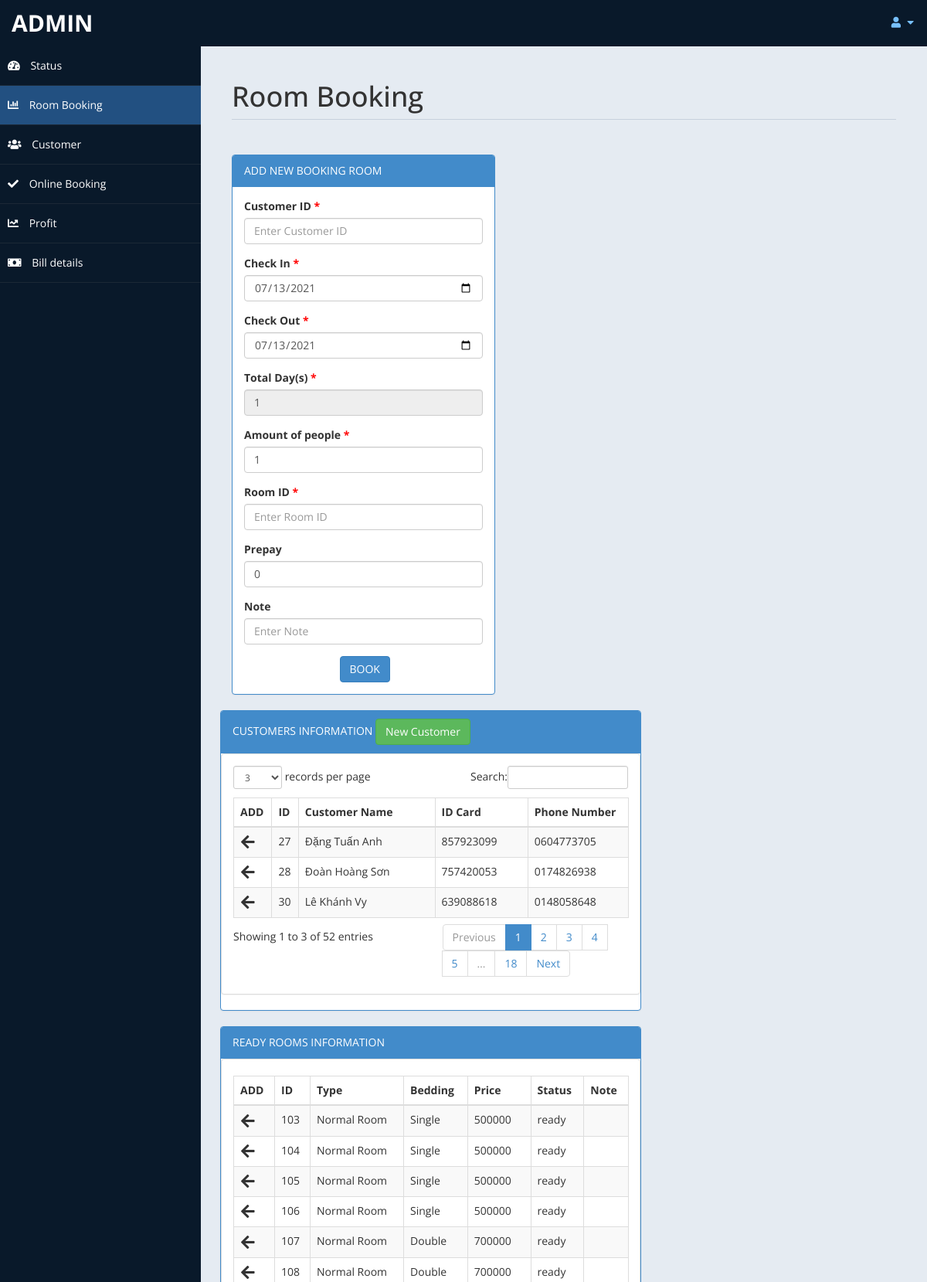
The page /HotelManagement/roombooking.php (signed in, upper part) on the database its author committed.
### tables this page shows
CREATE TABLE `customer` (
  `customerID` int(11) NOT NULL AUTO_INCREMENT,
  `customerName` text NOT NULL,
  `idCard` varchar(20) NOT NULL,
  `gender` text NOT NULL,
  `address` text NOT NULL,
  `phoneNumber` varchar(15) NOT NULL,
  `nationality` text NOT NULL,
  `email` text DEFAULT NULL,
  `note` text DEFAULT NULL,
  PRIMARY KEY (`customerID`)
);

CREATE TABLE `room` (
  `roomID` int(100) NOT NULL,
  `type` text NOT NULL,
  `bedding` text NOT NULL,
  `price` float NOT NULL,
  `status` text NOT NULL,
  `note` text DEFAULT NULL,
  PRIMARY KEY (`roomID`)
);

### HotelManagement/roombooking.php (the view, shortened to what this page needs)
<!DOCTYPE html>
<html xmlns="http://www.w3.org/1999/xhtml">
<head>
    <link href="assets/css/bootstrap.css" rel="stylesheet" />
    <link href="assets/css/font-awesome.css" rel="stylesheet" />
    <link rel="stylesheet" href="https://cdnjs.cloudflare.com/ajax/libs/font-awesome/5.15.3/css/all.min.css"
 />
    <link href="assets/js/morris/morris-0.4.3.min.css" rel="stylesheet" />
    <link href="assets/css/custom-styles.css" rel="stylesheet" />
    <link href="assets/css/new-style.css" rel="stylesheet" />
    <link href="assets/js/dataTables/dataTables.bootstrap.css" rel="stylesheet" />
</head>
<body>
    <div id="wrapper" style="height: auto; content: auto">
        <nav class="navbar navbar-default top-navbar" role="navigation">
            <div class="navbar-header">
                <a class="navbar-brand" href="home.php"> <?php echo $_SESSION["user"]; ?> </a>
            </div>
            <ul class="nav navbar-top-links navbar-right">
                <li class="dropdown">
                    <a class="dropdown-toggle" data-toggle="dropdown" href="#" aria-expanded="false">
                        <i class="fa fa-user fa-fw"></i> <i class="fa fa-caret-down"></i>
                    </a>
                </li>
            </ul>
        </nav>
        <nav class="navbar-default navbar-side" role="navigation">
            <div class="sidebar-collapse">
                <ul class="nav" id="main-menu">
                    <li>
                        <a href="home.php"><i class="fas fa-tachometer-alt"></i> Status</a>
                    </li>
                    <li>
                        <a class="active-menu" href="roombooking.php"><i class="fa fa-bar-chart-o"></i> Room Booking</a>
                    </li>
                    <li>
                        <a href="customer.php"><i class="fas fa-users"></i> Customer</a>
                    </li>
                    <li>
                        <a href="checkonlinebooking.php"><i class="fas fa-check"></i> Online Booking</a>
                    </li>
                    <li>
                        <a href="profit.php"><i class="fas fa-chart-line"></i> Profit</a>
                    </li>
                    <li>
                        <a href="billdetail.php"><i class="fas fa-money-bill"></i> Bill details</a>
                    </li>
                </ul>
            </div>
        </nav>
        <div id="page-wrapper">
            <div id="page-inner">
                <div class="row">
                    <div class="col-md-12">
                        <h1 class="page-header">
                            Room Booking
                        </h1>
                    </div>
                </div>
                <div class="row">
                    <div class="col-md-5 col-sm-5">
                        <div class="panel panel-primary">
                            <div class="panel-heading">
                                ADD NEW BOOKING ROOM
                            </div>
                            <div class="panel-body">
                                <form method="post">
                                    <div class="form-group">
                                        <label>Customer ID<span class="notnull"> *</span></label>
                                        <input type="text" name="newcusid" class="form-control" id="customerID"
                                            placeholder="Enter Customer ID">
                                    </div>
                                    <div class="form-group">
                                        <label>Check In<span class="notnull"> *</span></label>
                                        <input type="date" id="checkin" onchange="dayCountandCheck()" name="newcheckin"
                                            value="<?php echo date('Y-m-d'); ?>" min="<?php echo date('Y-m-d'); ?>"
                                            class="form-control" placeholder="Enter Date">
                                    </div>
                                    <div class="form-group">
                                        <label>Check Out<span class="notnull"> *</span></label>
                                        <input type="date" id="checkout" onchange="dayCountandCheck()"
                                            name="newcheckout" value="<?php echo date('Y-m-d'); ?>"
                                            min="<?php echo date('Y-m-d'); ?>" class="form-control"
                                            placeholder="Enter Date">
                                    </div>
                                    <div class="form-group">
                                        <label>Total Day(s)<span class="notnull"> *</span></label>
                                        <input type="number" id="newdays" name="newdays" value="1" class="form-control"
                                            placeholder="" readonly>
                                    </div>
                                    <div class="form-group">
                                        <label>Amount of people<span class="notnull"> *</span></label>
                                        <input type="number" name="newpeople" class="form-control"
                                            placeholder="Enter Amount of people" value="1">
                                    </div>
                                    <div class="form-group">
                                        <label>Room ID<span class="notnull"> *</span></label>
                                        <input type="text" id="room" name="newroom" class="form-control"
                                            placeholder="Enter Room ID">
                                    </div>
                                    <div class="form-group">
                                        <label>Prepay</label>
                                        <input type="number" name="newprepay" class="form-control"
                                            placeholder="Enter Prepay" value="0">
                                    </div>
                                    <div class="form-group">
                                        <label>Note</label>
                                        <input type="text" name="newnote" class="form-control" placeholder="Enter Note">
                                    </div>
                                    <input type="submit" name="book" value="BOOK" class="btn btn-primary"
                                        style="margin-left: 40%;">
                                </form>
                                <?php
							    include('db.php');
							?>
                            </div>
                        </div>
                    </div>
                    <div class="row">
                        <div class="col-md-6 col-sm-6">
                            <div class="panel panel-primary">
                                <div class="panel-heading">
                                    CUSTOMERS INFORMATION<a href="customer.php">
                                        <button class="btn btn-success" type="button">
                                            New Customer
                                        </button>
                                    </a>
                                </div>
                                <div class="panel panel-default">
                                    <div class="panel-body">
                                        <div class="table-responsive">
                                            <table class="table table-striped table-bordered table-hover"
                                                id="dataTables-example">
                                                <thead>
                                                    <tr>
                                                        <th>ADD</th>
                                                        <th>ID</th>
                                                        <th>Customer Name</th>
                                                        <th>ID Card</th>
                                                        <th>Phone Number</th>
                                                    </tr>
                                                </thead>
                                                <tbody>
                                                    <?php
                                            $tsql = "SELECT `customerID`, `customerName`, `idCard`, `phoneNumber` FROM `customer`";
                                            $tresult = mysqli_query($conn,$tsql);
                                            while($trow=mysqli_fetch_array($tresult) )
                                            {
                                                $customerID = $trow['customerID'];
                                                $customerName = $trow['customerName'];
                                                $idCard = $trow['idCard'];
                                                $phoneNumber = $trow['phoneNumber'];
                                                echo"<tr>
                                                    <th><i class='btn fas fa-arrow-left' style='padding: 0; font-size:20px;' onclick='add_customerID_to_form($customerID)'></i></th>
                                                    <td>".$customerID."</td>
                                                    <td>".$customerName."</td>
                                                    <td>".$idCard."</td>
                                                    <td>".$phoneNumber."</td>
                                                    </tr>";
                                            }
									?>
                                                </tbody>
                                            </table>
                                        </div>
                                    </div>
                                </div>
                            </div>
                        </div>
                        <div class="col-md-6 col-sm-6" style="max-height:500px;min-height=300px">
                            <div class="panel panel-primary">
                                <div class="panel-heading">
                                    READY ROOMS INFORMATION
                                </div>
                                <div class="panel panel-default">
                                    <div class="panel-body">
                                        <div class="table-responsive">
                                            <table class="table table-striped table-bordered table-hover"
                                                id="dataTables-example1">
                                                <thead>
                                                    <tr>
                                                        <th>ADD</th>
                                                        <th>ID</th>
                                                        <th>Type</th>
                                                        <th>Bedding</th>
                                                        <th>Price</th>
                                                        <th>Status</th>
                                                        <th>Note</th>
                                                    </tr>
                                                </thead>
                                                <tbody>
                                                    <?php
                                        $sql = "select * from room where status='ready'";
                                        $result = mysqli_query($conn,$sql);
										while($row= mysqli_fetch_array($result))
										{
                                            $roomid = $row['roomID'];
											$roomtype = $row['type'];
											$roombed = $row['bedding'];
                                            $roomprice = $row['price'];
                                            $roomstatus = $row['status'];
                                            $roomnote = $row['note'];
                                            echo "<tr>
                                                <th><i class='btn fas fa-arrow-left' style='padding: 0; font-size:20px;' onclick='add_roomid_to_form($roomid)'></i></th>
											    <td>".$roomid."</td>
											    <td>".$roomtype."</td>
											    <td>".$roombed."</td>
											    <td>".$roomprice."</td>
											    <td>".$roomstatus."</td>
											    <td>".$roomnote."</td>
											    </tr>";
										}
									?>
                                                </tbody>
                                            </table>
                                        </div>
                                    </div>
                                </div>
                            </div>
                        </div>
                    </div>
                </div>
            </div>
</body>
</html>

### HotelManagement/assets/css/custom-styles.css (style rules this page uses)
.col-md-6 { width: 575px; }
body { font-family: 'Open Sans', sans-serif; }
#wrapper { width: 100%; background: #09192A; }
#page-wrapper { padding: 15px 15px; min-height: 600px; background: #E5EBF2; }
#page-inner { width: 100%; margin: 10px 20px 10px 0px; background-color: transparent; padding: 10px; min-height: 1200px; }
h1, .h1, h2, .h2, h3, .h3 { margin-top: 7px; margin-bottom: -5px; }
.page-header { padding-bottom: 9px; margin: 10px 0 45px; border-bottom: 1px solid #C7D1DD; }
.top-navbar { margin: 0px; }
.top-navbar .navbar-brand { color: #fff; width: 260px; text-align: left; height: 60px; font-size: 30px; font-weight: 700; text-transform: uppercase; line-height: 30px; }
.top-navbar .nav>li { position: relative; display: inline-block; }
.top-navbar .nav>li>a { position: relative; display: block; padding: 19px 15px; color: #77C0FD; }
.active-menu { background-color: #225081!important; }
.sidebar-collapse, .sidebar-collapse .nav { background: none; }
.sidebar-collapse .nav { padding: 0; }
.sidebar-collapse .nav>li>a { color: #fff; background: transparent; text-shadow: none; }
.sidebar-collapse>.nav>li>a { padding: 15px 10px; }
.sidebar-collapse>.nav>li { border-bottom: 1px solid rgba(107, 108, 109, 0.19); }
.navbar-side { border: none; background-color: transparent; }
.top-navbar { background: #09192A; border-bottom: none; }
.top-navbar .nav>li>a>i { margin-right: 2px; }
.navbar-default { border: 0px solid black; }
.navbar-header { background: #09192A; }
.nav>li>a>i { margin-right: 10px; }
@media (min-width:768px) { #page-wrapper { margin: 0 0 0 260px; padding: 15px 30px; min-height: 1200px; } }
@media (min-width:768px) { .navbar-side { z-index: 1; position: absolute; width: 260px; } }
@media (min-width:768px) { .navbar { border-radius: 0px; } }
.notnull { color: red; }

### HotelManagement/assets/css/new-style.css (style rules this page uses)
.notnull { color: red; }

### rows shown on the page
customer: customerID "27", customerName "Đặng Tuấn Anh", idCard "857923099", phoneNumber "0604773705"
customer: customerID "28", customerName "Đoàn Hoàng Sơn", idCard "757420053", phoneNumber "0174826938"
customer: customerID "30", customerName "Lê Khánh Vy", idCard "639088618", phoneNumber "0148058648"
room: roomID "103", type "Normal Room", bedding "Single", price "500000", status "ready"
room: roomID "104", type "Normal Room", bedding "Single", price "500000", status "ready"
room: roomID "105", type "Normal Room", bedding "Single", price "500000", status "ready"
room: roomID "106", type "Normal Room", bedding "Single", price "500000", status "ready"
room: roomID "107", type "Normal Room", bedding "Double", price "700000", status "ready"
room: roomID "108", type "Normal Room", bedding "Double", price "700000", status "ready"

### other values the page prints
$_SESSION["user"] "ADMIN"
